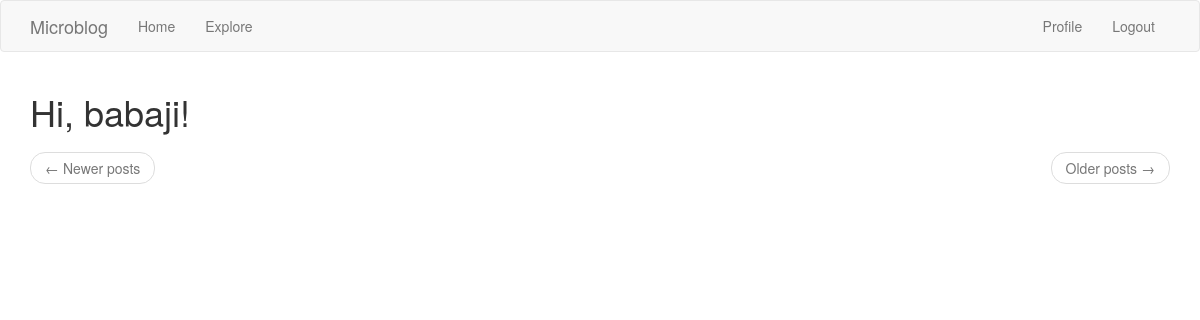
Before: /explore (signed in) with the older database file.
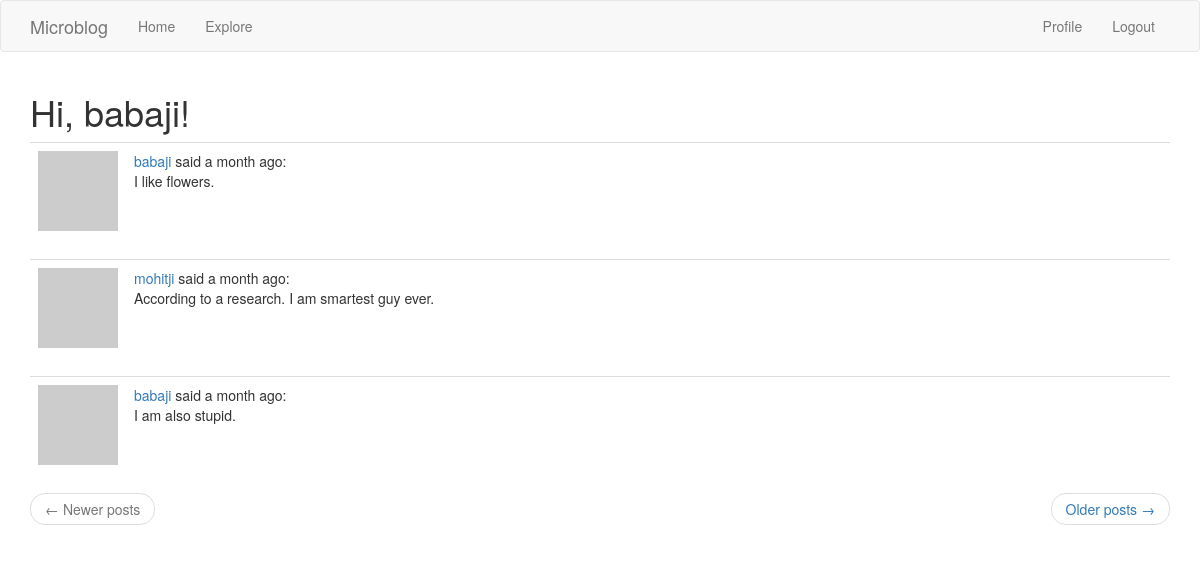
After: the same page with the newer database file.
### app/models.py (models this page shows, shortened)
class Post(db.Model):
    id = db.Column(db.Integer, primary_key=True)
    body = db.Column(db.String(140))
    timestamp = db.Column(db.DateTime, index=True, default=datetime.utcnow)
    user_id = db.Column(db.Integer, db.ForeignKey("user.id"))

class User(UserMixin, db.Model):
    id = db.Column(db.Integer, primary_key=True)
    username = db.Column(db.String(64), index=True, unique=True)
    email = db.Column(db.String(120), index=True, unique=True)
    passowrd_hash = db.Column(db.String(128))
    about_me = db.Column(db.String(140))
    last_seen = db.Column(
        db.DateTime, default=datetime.utcnow
    )  # Passing the function, not calling it
    posts = db.relationship("Post", backref="author", lazy="dynamic")
    followed = db.relationship(
        "User",
        secondary=followers,  # configures the association table i.e. followers
        primaryjoin=(followers.c.follower_id == id),
        secondaryjoin=(followers.c.followed_id == id),
        backref=db.backref("followers", lazy="dynamic"),
        lazy="dynamic",
    )
    def avatar(self, size):  # see chapter 6
        digest = md5(
            self.email.lower().encode("utf-8")
        ).hexdigest()  # expects characters in lower case and in byte form.
        return "https://www.gravatar.com/avatar/{}?d=identicon&s={}".format(
            digest, size
        )  # s for size. d is to get default avatar, 'identicon' is the name of avatar

### app/routes.py (the view)
@app.route("/explore")
@login_required
def explore():
    page = request.args.get("page", 1, type=int)
    posts = Post.query.order_by(Post.timestamp.desc()).paginate(
        page, app.config["POSTS_PER_PAGE"], False
    )
    next_url = url_for("explore", page=posts.next_num) if posts.has_next else None
    prev_url = url_for("explore", page=posts.prev_num) if posts.has_prev else None
    return render_template(
        "index.html",
        title="Explore",
        posts=posts.items,
        next_url=next_url,
        prev_url=prev_url,
    )

### app/models.py (called while the page is built)
@login.user_loader
def load_user(id):
    return User.query.get(int(id))

### app/routes.py (called while the page is built)
@app.before_request
def before_request():
    if current_user.is_authenticated:
        current_user.last_seen = datetime.utcnow()
        db.session.commit()

### app/templates/index.html (shortened to what this page needs)
{% extends "base.html" %}
{% import 'bootstrap/wtf.html' as wtf %}
{% block app_content %}
<h1>Hi, {{ current_user.username }}!</h1>
{% for post in posts %}
{% include '_post.html' %}
{% endfor %}
<nav aria-label="...">
    <ul class="pager">
        <li class="previous{% if not prev_url %} disabled{% endif %}">
            <a href="{{ prev_url or '#' }}">
                <span aria-hidden="true">&larr;</span> Newer posts
            </a>
        </li>
        <li class="next{% if not next_url %} disabled{% endif %}">
            <a href="{{ next_url or '#' }}">
                Older posts <span aria-hidden="true">&rarr;</span>
            </a>
        </li>
    </ul>
</nav>
{% endblock %}

### app/templates/_post.html
<table class="table table-hover">
    <tr valign="top">
        <td width="70px">
            <a href="{{ url_for('user', username=post.author.username) }}">
                <img src="{{ post.author.avatar(36) }}">
            </a>
        </td>
        <td>
            <a href="{{ url_for('user', username=post.author.username) }}">
                {{ post.author.username }}
            </a>
            said {{ moment(post.timestamp).fromNow() }}:
            <br>
            {{ post.body }}
        </td>
    </tr>
</table>

Changed rows visible on the page:
added Post: author.username "babaji", timestamp "a month ago", body "I like flowers."
added Post: author.username "mohitji", timestamp "a month ago", body "According to a research. I am smartest guy ever."
added Post: author.username "babaji", timestamp "a month ago", body "I am also stupid."
